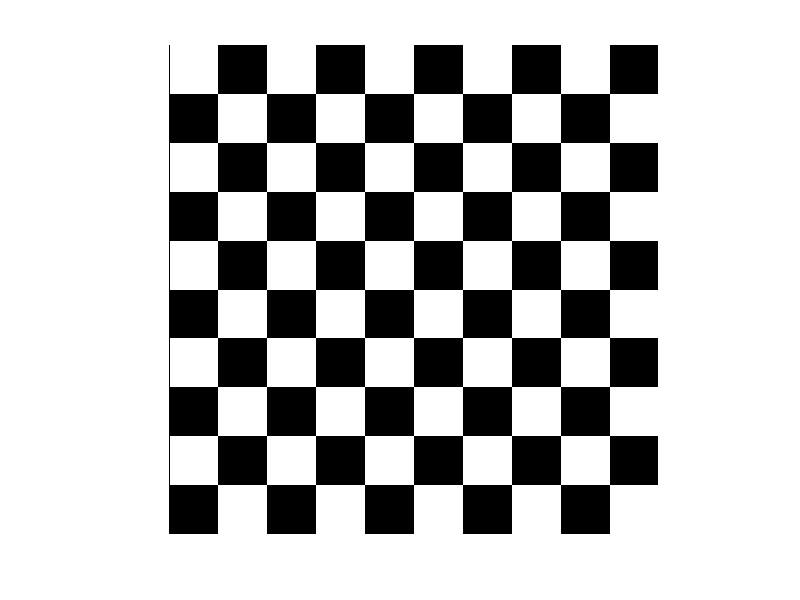

Write the MATLAB code that produced this figure.
clc;
close all;
clear; 

a=250;
b=30;
chess = zeros(a);
for i=1:b*2:a
    for j=1:b*2:a
       chess(0+i:b+i-1,0+j:b+j-1)=1;
       chess(b+i:b*2+i-1,b+j:b*2+j-1)=1;
    end
end
imshow(chess); 
